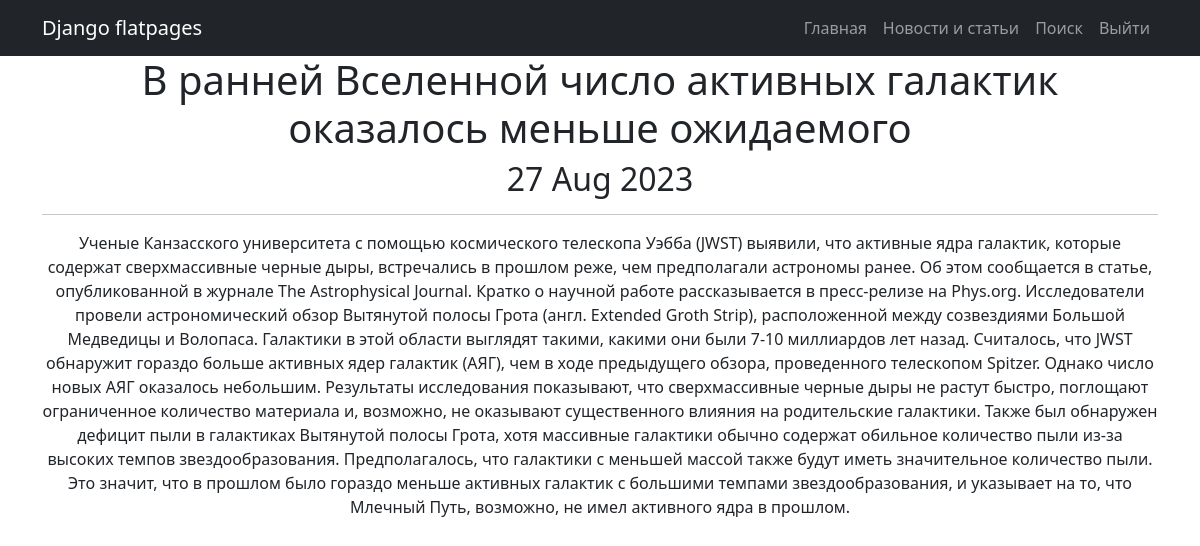
/posts/38 (signed in), run on the app's committed database.
### news/models.py (models this page shows, shortened)
class Post(models.Model):
    news = 'NW'
    article = 'AR'
    CHAPTER = [
        (news, 'Новость'),
        (article, 'Статья')
    ]
    post_type = models.CharField(max_length=2, choices=CHAPTER, default=news)
    post_time = models.DateTimeField(auto_now_add=True)
    headline = models.CharField(max_length=255)
    article_text = models.TextField()
    rating = models.IntegerField(default=0)
    post_author = models.ForeignKey(Author, on_delete=models.CASCADE)
    post_category = models.ManyToManyField(Category, through='PostCategory')

### news/views.py (the view)
# urls.py: path('<int:pk>', cache_page(300)(PostDetail.as_view()), name='post_detail'),
class PostDetail(LoginRequiredMixin, DetailView):
    template_name = 'post.html'
    queryset = Post.objects.all()
    def get_object(self, *args, **kwargs):
        obj = cache.get(f'post-{self.kwargs["pk"]}', None)
        if not obj:
            obj = super().get_object(queryset=self.queryset)
            cache.set(f'post-{self.kwargs["pk"]}', obj)
        return obj

### templates/post.html (shortened to what this page needs)
{% extends 'flatpages/default.html' %}
{% block content %}
<h1>{{ post.headline }}</h1>
<h2>{{ post.post_time|date:'d M Y' }}</h2>
<hr>
<p>{{ post.article_text }}</p>
{% endblock content %}

### data on the page
Post: headline "В ранней Вселенной число активных галактик оказалось меньше ожидаемого", post_time "27 Aug 2023", article_text "Ученые Канзасского университета с помощью космического телескопа Уэбба (JWST) выявили, что активные ядра галактик, которые содержат сверхмассивные черные дыры, встречались в прошлом реже, чем предполагали астрономы ранее. Об этом сообщается в статье, опубликованной в журнале The Astrophysical Journal. Кратко о научной работе рассказывается в пресс-релизе на Phys.org. Исследователи провели астрономический обзор Вытянутой полосы Грота (англ. Extended Groth Strip), расположенной между созвездиями Большой Медведицы и Волопаса. Галактики в этой области выглядят такими, какими они были 7-10 миллиардов лет назад. Считалось, что JWST обнаружит гораздо больше активных ядер галактик (АЯГ), чем в ходе…"
